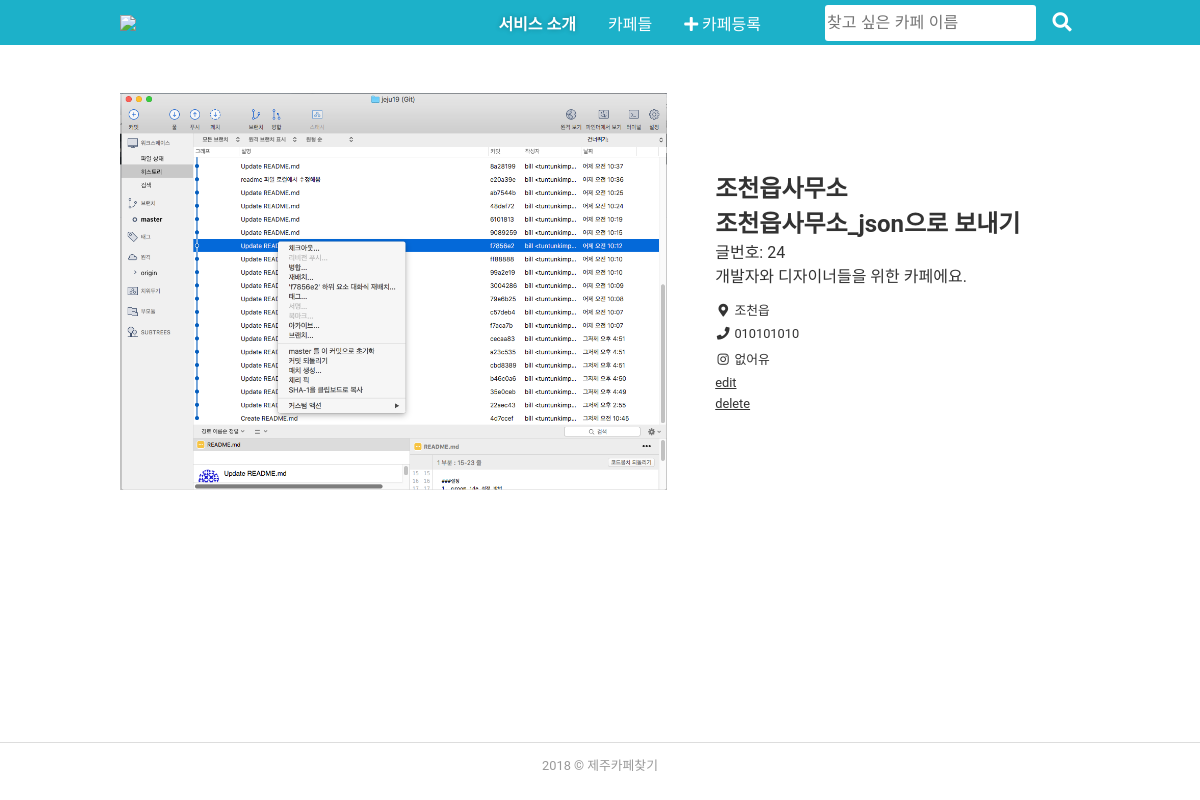
/cafe/cafelist/, run on an earlier commit of the app's database.
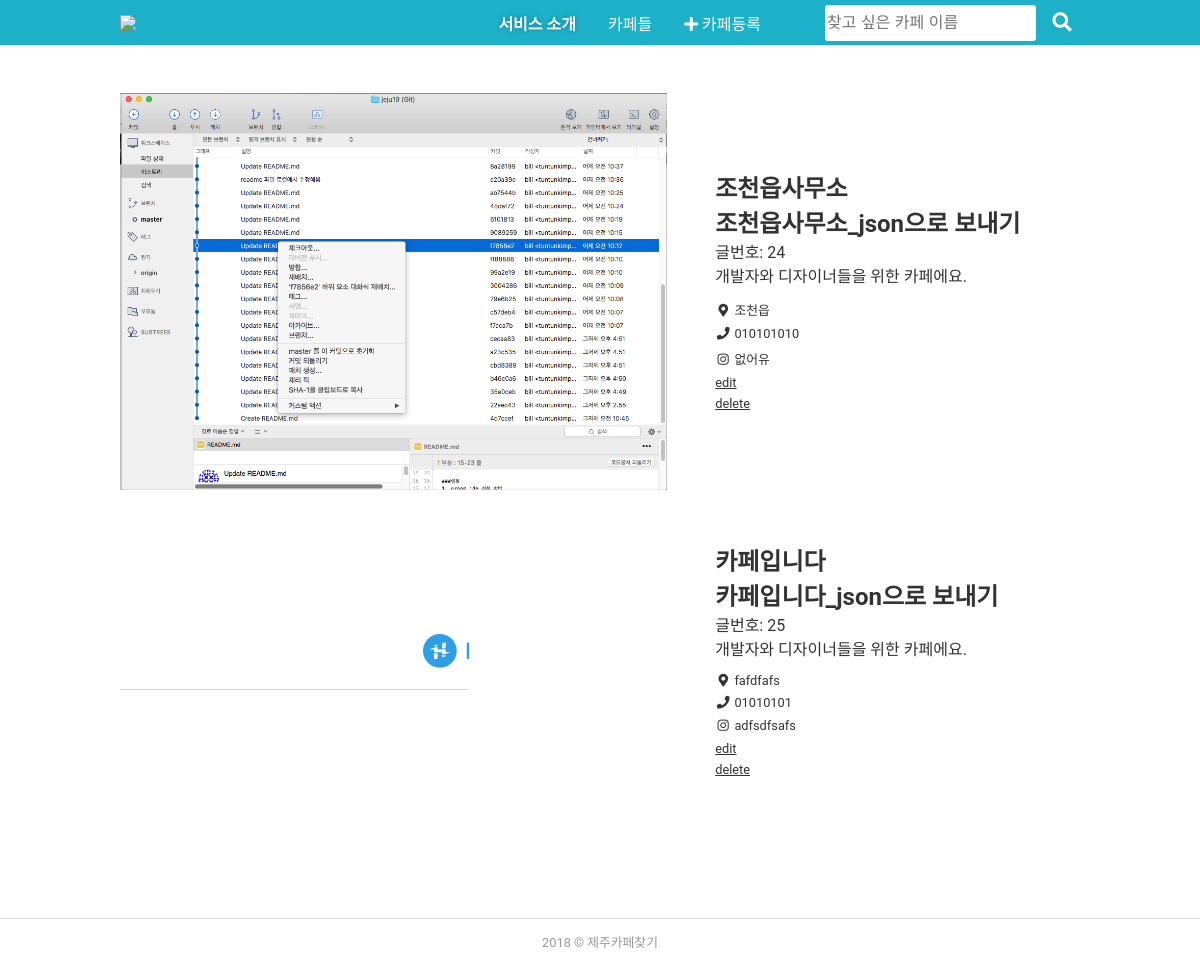
And on a later commit of the database.
### main/models.py (models this page shows, shortened)
class Cafe(models.Model):
    이름 = models.CharField(max_length = 50)
    위도 = models.FloatField(null=True)
    경도 = models.FloatField(null=True)
    메인사진 = models.ImageField(blank=True, null=True)
    서브사진 = models.ImageField(blank=True, null=True)
    publishedDate = models.DateTimeField(blank=True, null=True)
    modifiedDate = models.DateTimeField(blank=True, null=True)   # blank=True는 어드민 계정으로 접속했을 때 빈칸이 없어야 한다는
    소개 = models.TextField()
    위치 = models.TextField(null=True)
    전화 = models.TextField(null=True)
    인스타 = models.TextField(null=True)
    tag = TaggableManager(blank=True)   # tag 만 관리하는 라이브러리

### main/views.py (the view)
# urls.py: path('cafelist/', cafelist),
def cafelist(request):
    cafelistobj = Cafe.objects.all()
    if request.method == "POST":
        form = CafeForm(request.POST, request.FILES)
        if form.is_valid():
            cafe = form.save(commit=False)
            cafe.save()
            return render(request, 'main/cafe/cafedetails.html', {'cafeobj': cafe})
    return render(request, 'main/cafe/cafelist.html', {'cafelistobj':cafelistobj})

### main/templates/main/cafe/cafelist.html (shortened to what this page needs)
{% extends "main/cafe/base.html" %}
{% block content %}
{% load staticfiles %}
    <div class="content-area">
        <div class="cafe-list">
            <div class="grid">
              {% for i in cafelistobj %}
                <section class="cafe-item">
                    <figure class="cafe-item-photo">
                        {% if i.메인사진 %}
                        <img src="{{ i.메인사진.url }}" alt="">
                        {% endif %}
                    </figure>
                    <div class="cafe-item-info">
                        <a href="{% url 'cafe_list' i.id %}" style="text-decoration:none"><h1>{{i.이름}}</h1></a>
                        <a href="{% url 'cafe_list_one_json' i.id %}" style="text-decoration:none"><h1>{{i.이름}}_json으로 보내기</h1></a>
                        <div>
                            글번호: {{i.pk}}
                        </div>
                        <p>개발자와 디자이너들을 위한 카페에요.</p>
                        <ul class="cafe-item-contact">
                            <li>
                                <i class="fas fa-map-marker-alt"></i>
                                {{i.위치}}
                            </li>
                            <li>
                                <i class="fas fa-phone"></i>
                                {{i.전화}}
                            </li>
                            <li>
                                <i class="fab fa-instagram"></i>
                                {{i.인스타}}
                            </li>
                            <li>
                               <td><a href="{% url 'cafe_edit' i.id %}">edit</a></td>
                            </li>
                            <li>
                               <td><a href="{% url 'cafe_delete' i.id %}">delete</a></td>
                            </li>
                        </ul>
                    </div>
                </section>
                {% endfor %}
            </div>
        </div>
    </div>
    <footer class="global-footer">
        <div class="grid">
            <p class="copyright">
                2018 &copy; 제주카페찾기
            </p>
        </div>
    </footer>
</div>
</body>
{% endblock content %}

What changed in the data, as far as the page shows it:
added Cafe: 메인사진 (picture), 이름 "카페입니다", pk "25", 위치 "fafdfafs", 전화 "01010101", 인스타 "adfsdfsafs"
